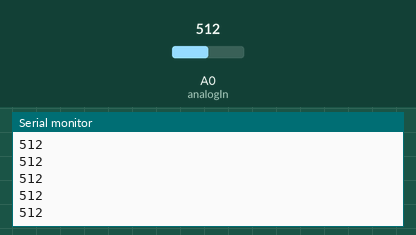
Simulated run of this sketch. Board: Arduino Uno, built with avr-gcc and run on an emulated ATmega328P. On the bench: the last lines printed to the serial monitor. Inputs (shaded band) come from the test bench; at power-on: A0 (analogIn) = 512.

Above: at 1.2 s.
1.3 s: A0 (analogIn) set to 716
At 1.31 s:
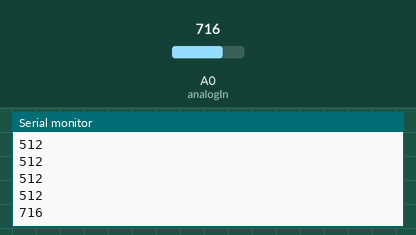
2.8 s: A0 (analogIn) set to 900
At 2.81 s:
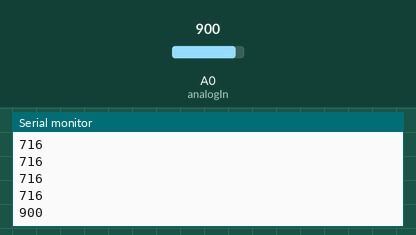
Timing chart, 0 to 5.8 s (numbered marks = the images above; inputs shaded):
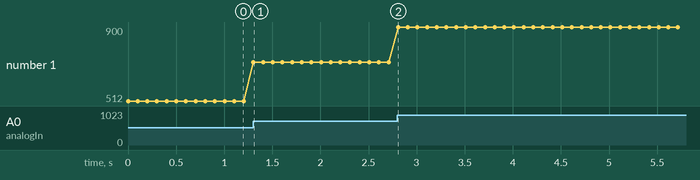

The sketch:

gsr_data.ino
```cpp
const int analogIn = A0;
int analogVal = 0;

void setup() {
  Serial.begin(9600);
}

void loop() {

  analogVal = analogRead(analogIn);
  Serial.println(analogVal);
  delay(100);
}
```

Measured:
- after the input at 1.3 s, the serial monitor: prints a new line at once (image 1)
- after the input at 2.8 s, the serial monitor: prints a new line at once (image 2)
- plotted number 1: 512 → 716 after the input at 1.3 s, 716 → 900 after the input at 2.8 s
